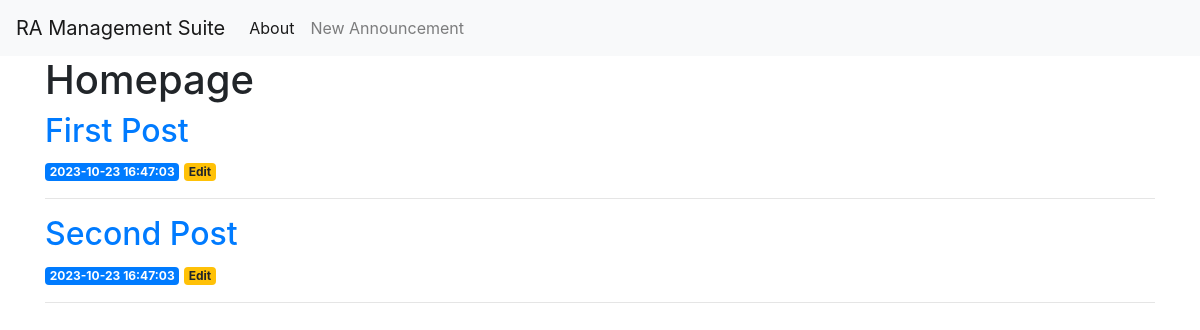
The app's page /, older data.
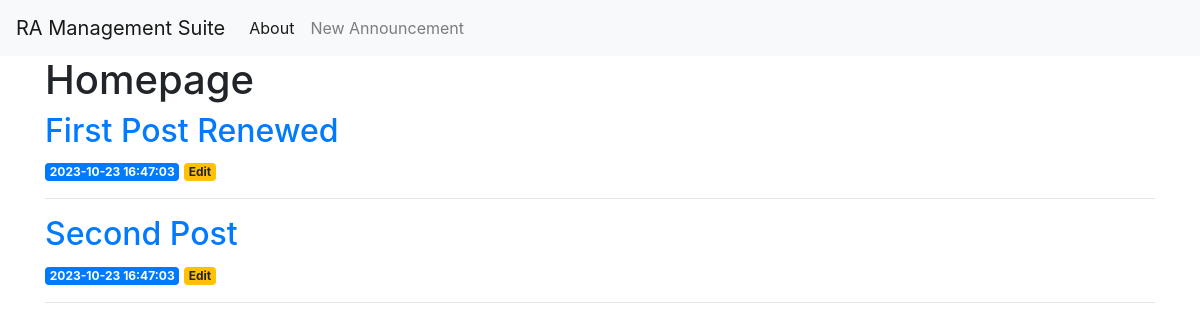
The same page, newer data.
### tables this page shows
CREATE TABLE announcements (
    id INTEGER PRIMARY KEY AUTOINCREMENT,
    created TIMESTAMP NOT NULL DEFAULT CURRENT_TIMESTAMP,
    title TEXT NOT NULL,
    content TEXT NOT NULL
);

### views/home.py (the view)
@home.route('/')
def index():
    announcements = announcementRepo.get_announcements()
    return render_template('home/index.html', announcements=announcements)

### repos/announcementRepo.py (called while the page is built)
def get_announcements():
    conn = get_db_connection()
    announcements = conn.execute('SELECT * FROM announcements').fetchall()
    conn.close()
    return announcements

### repos/baseRepo.py (called while the page is built)
def get_db_connection():
    conn = sqlite3.connect('database.db')
    conn.row_factory = sqlite3.Row
    return conn

### templates/home/index.html
{% extends 'base.html' %}
{% block content %}
    <h1>{% block title %} Homepage {% endblock %}</h1>
    {% for announcement in announcements %}
        <a href="{{ url_for('home.announcement', announcement_id=announcement['id']) }}">
            <h2>{{ announcement['title'] }}</h2>
        </a>
        <span class="badge badge-primary">{{ announcement['created'] }}</span>
            <a href="{{ url_for('home.edit', announcement_id=announcement['id']) }}">
            <span class="badge badge-warning">Edit</span>
        </a>
        <hr>
    {% endfor %}
{% endblock %}

Row changes from the older to the newer data that the page shows:
changed announcements: title "First Post" → "First Post Renewed"
